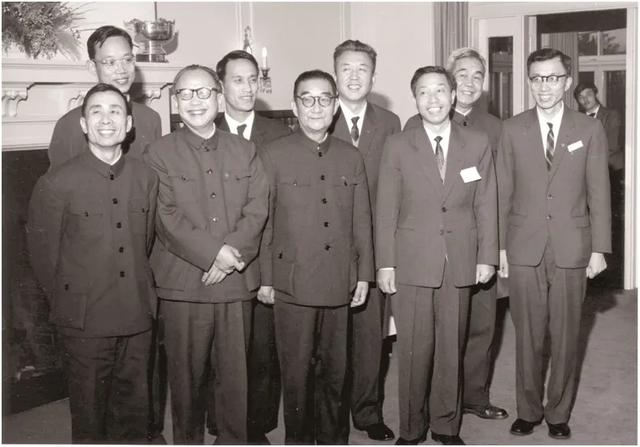
#> input picture p1.jpg, 640 x 447 px
$ python 20220317.py
#> lines starting #> are read from the running program, lines starting #| are printed output that depends on the picture; after the words box and inside, x2 and y2 are one past the last pixel; in counts of white or black regions, pixels touching at a corner belong together
import cv2
img=cv2.imread('p1.jpg')
#> img is the input picture: shape (447, 640, 3); mean B, G, R 109.6, 112.7, 121.4
#path='C:\Users\TEMP.DESKTOP-SS6QN3F.000\AppData\Local\Programs\Python\Python310\Lib\site-packages\cv2\data'
face=cv2.CascadeClassifier(cv2.data.haarcascades + 'haarcascade_frontalface_default.xml')
faces=face.detectMultiScale(img,scaleFactor=1.07,minNeighbors=12)
#> faces = [[452, 62, 37, 37], [411, 75, 44, 44], [332, 52, 44, 44], [222, 63, 45, 45], [520, 59, 52, 52], [96, 43, 46, 46], [290, 80, 51, 51], [79, 91, 55, 55], [171, 72, 54, 54]]
for (x,y,w,h) in faces:
    img=cv2.rectangle(img,(x,y),(x+w,y+h),(0,0,255),1)
#> this loop made 9 passes
#> pass 1, `img=cv2.rectangle(img,(x,y),(x+w,y+h),(0,0,255),1)`:
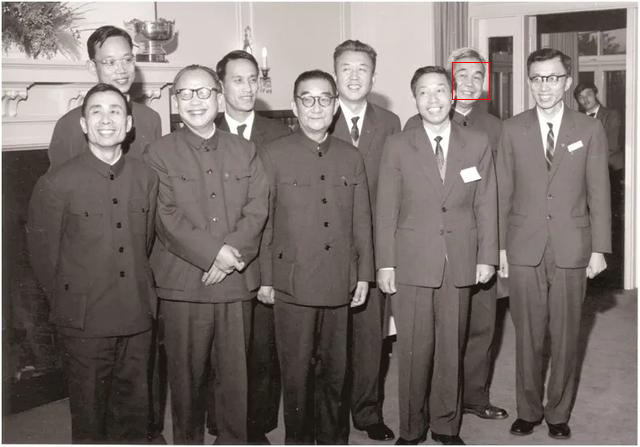
#> img: shape (447, 640, 3); 0.05% of pixels changed, all inside (x1, y1, x2, y2) = (452, 62, 490, 100)
#> pass 2, `img=cv2.rectangle(img,(x,y),(x+w,y+h),(0,0,255),1)`:
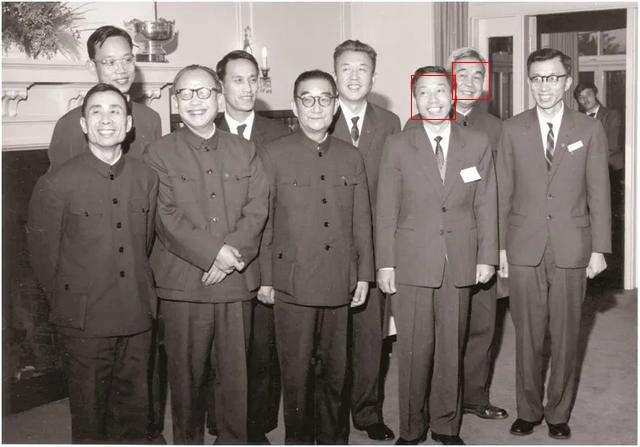
#> img: shape (447, 640, 3); 0.06% of pixels changed, all inside (x1, y1, x2, y2) = (411, 75, 456, 120)
#> pass 3, `img=cv2.rectangle(img,(x,y),(x+w,y+h),(0,0,255),1)`:
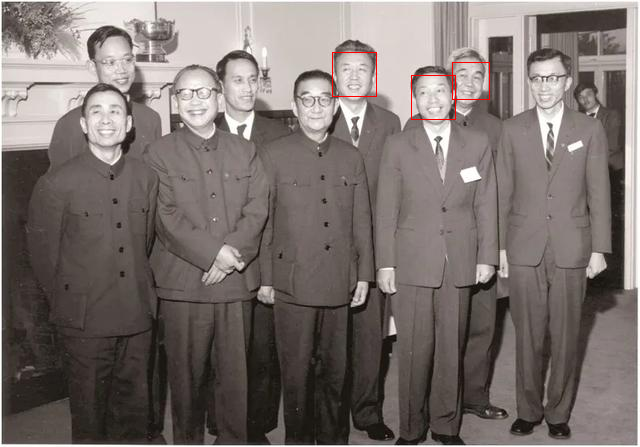
#> img: shape (447, 640, 3); 0.06% of pixels changed, all inside (x1, y1, x2, y2) = (332, 52, 377, 97)
#> after the loop:
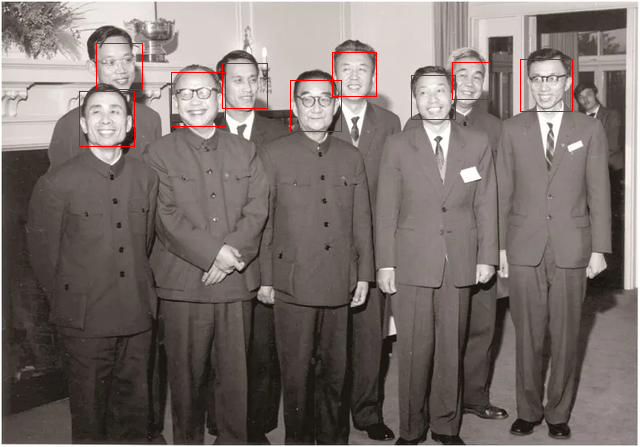
#> img: shape (447, 640, 3); 0.42% of pixels changed, all inside (x1, y1, x2, y2) = (79, 43, 573, 147)
cv2.imshow('show',img)
cv2.waitKey(0)
cv2.destroyAllWindows()
